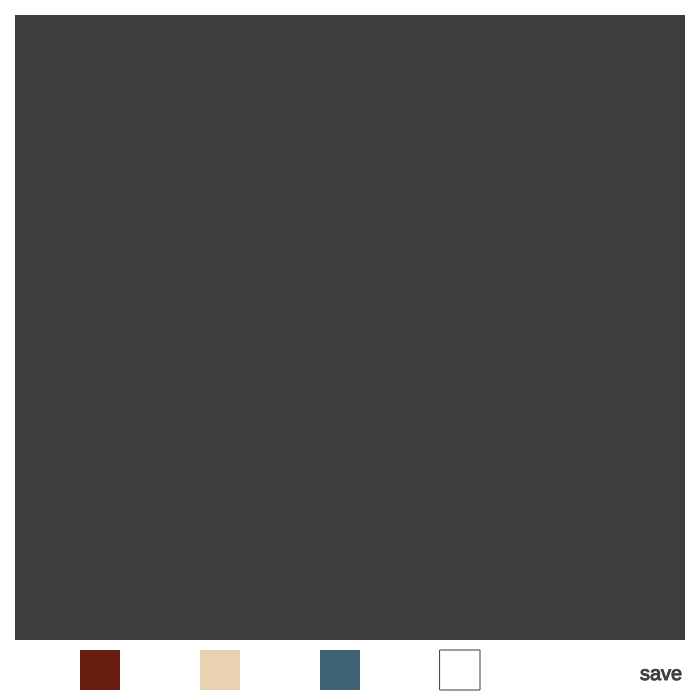
Frame 1 (no input)
Frame 60 (no input): identical to frame 1, image omitted
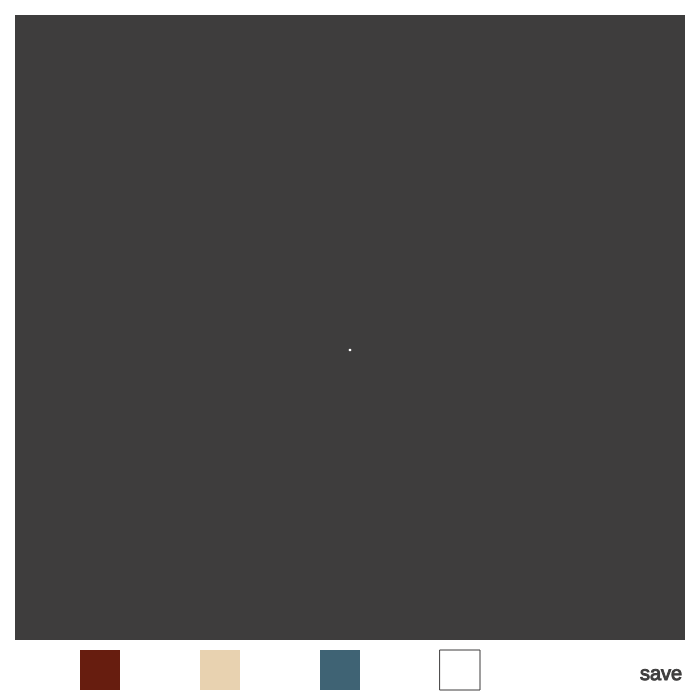
Frame 120 (the mouse pressed at the canvas centre since frame 60)

The p5.js sketch that drew these frames (run headless with seeded random() and noise() and a simulated clock; from frame 60 on, the mouse is pressed at the canvas centre):

// p5.js sketch
// ── sketch.js
var cx;
var cy;
var r = 255;
var g = 255;
var b = 255;
var alphaa = 0;
var addRed = false;
var addOrange = false;
var addBlue = false;
var addWhite = false;
var addLayer = false;
var saveDrawing = false;

function setup() {
    createCanvas(700, 700);
    background(62, 61, 61);
}

function draw() {

    drawButtonsBorder();
}




function mouseClicked() {

    print("clicked");
    if (mouseX > 50 && mouseX < 170 && mouseY > 640) {
        print("HolaRed")
        addRed = true; //set the boolean from false to true
        addOrange = false; //set everything else to false
        addBlue = false;
        addWhite = false;
        addLayer = false;
        saveDrawing = false;

    } else if (mouseX > 170 && mouseX < 290 && mouseY > 640) {
        print("HolaOrange")
        addOrange = true;
        addRed = false;
        addBlue = false;
        addWhite = false;
        addLayer = false;
        saveDrawing = false;

    } else if (mouseX > 290 && mouseX < 410 && mouseY > 640) {
        print("HolaBlue")
        addBlue = true;
        addRed = false;
        addOrange = false;
        addWhite = false;
        addLayer = false;
        saveDrawing = false;

    } else if (mouseX > 410 && mouseX < 530 && mouseY > 640) {
        print("HolaWhite")
        addWhite = true;
        addRed = false;
        addOrange = false;
        addBlue = false;
        addLayer = false;
        saveDrawing = false;

    }
    /*else if (mouseX>550 && mouseX<630 && mouseY>680){
      addLayer=true;
      addRed=false;
      addOrange=false;
      addBlue=false;
      addWhite=false;
      saveDrawing:false;
    } */
    else if (mouseX > 640 && mouseX < 680 && mouseY > 640) {
        saveDrawing = true;
        addLayer = false;
        addRed = false;
        addOrange = false;
        addBlue = false;
        addWhite = false;
    } else {
        saveDrawing = null; //trying to turn off the save button
    }


    if (addRed) { //adds red color to the stroke
        r = 103;
        g = 29;
        b = 15;
    } else {}
    if (addOrange) { //adds orange color to the stroke
        r = 232;
        g = 210;
        b = 176;
    } else {}
    if (addBlue) { // adds blue to the stroke 
        r = 63;
        g = 99;
        b = 116;
    } else {}
    if (addWhite) { //returns the color to white
        r = 255;
        g = 255;
        b = 255;
    } else {}
    if (saveDrawing) { //saves sketch
        saveFrame("Dandelion-###.png");
    } else {}

}


function mousePressed() { //sets the location of the dandelion fluff
    print("pressed");
    stroke(255);
    cx = (mouseX);
    cy = (mouseY);


    stroke(r, g, b);
    strokeWeight(random(2, 3));
    point(cx, cy);




}

function mouseDragged() { //draws the spikes of the dandelion fluffs
    print("dragged");


    stroke(r, g, b, alphaa);
    strokeWeight(random(0, 4));
    line(cx, cy, mouseX, mouseY);

    colorMode(RGB);
    stroke(52, 21, 15);
    strokeWeight(random(2, 3));
    point(mouseX, mouseY);


    alphaa = random(15, 80); //randomly change the opacity between 50 and 100
}

function drawButtonsBorder() { //function to draw the border and buttons
    //border
    noStroke();
    fill(255);
    rect(0, 0, 700, 15); //top
    rect(685, 0, 15, 700); //right
    rect(0, 640, 700, 60); //bottom
    rect(0, 0, 15, 700); //left

    //red
    //noStroke();
    fill(103, 29, 15);
    //stroke(150,30,45);
    rect(80, 650, 40, 40);

    //orange
    fill(232, 210, 176);
    //stroke(232,210,176);
    rect(200, 650, 40, 40);

    //blue
    fill(63, 99, 116);
    //stroke(63,99,116);
    rect(320, 650, 40, 40);

    //white
    stroke(62, 61, 61);
    strokeWeight(1);
    fill(255);
    rect(440, 650, 40, 40);

    //layer
    /*textSize(20);
    fill(62,61,61);
    text("layer",550, 680); */

    //save
    textSize(20);
    fill(62, 61, 61);
    text("save", 640, 680);

}
// ── experiment.html
<!DOCTYPE html>
<html lang="en">

<head>
    <script src="p5.js"></script>
    <link rel="stylesheet" type="text/css" href="style.css">
    <meta charset="UTF-8" />
    <meta name="viewport" content="width=device-width, initial-scale=1.0" />
    <title>Interactive Gallery</title>
    <link href="https://fonts.googleapis.com/css?family=Open+Sans:400" rel="stylesheet" />

</head>

<body>
    <div class="container">
        <!-- Top box -->
        <nav class="col-md-6 col-12 nav">
            <ul class="nav-ul">
                <li class="nav-li"><a href="home.html" class="nav-link">About</a></li>
                <li class="nav-li"><a href="gallery.html" class="nav-link">Gallery</a></li>
                <li class="nav-li"><a href="experiment.html" class="nav-link active">Experiment</a></li>
            </ul>
        </nav>

    </div>


    <div class="placeholder">
        <img src="img/Header.png" alt="Page-Front Image" class="header">

        <div class="paging-links">
            <nav>
                <ul>
                    <li class="paging-item"><a href="home.html" class="paging-link">About Me</a></li>
                    <li class="paging-item"><a href="experiment.html" class="paging-link active">Explore</a></li>
                </ul>
            </nav>
        </div>
    </div>

    <main class="content">
        <script src="sketch.js"></script>

    </main>


</body>

</html>
// ── gallery.html
<!DOCTYPE html>
<html>

<head>
    <meta charset="UTF-8" />
    <meta name="viewport" content="width=device-width, initial-scale=1.0" />
    <title>Interactive Gallery</title>
    <link href="https://fonts.googleapis.com/css?family=Open+Sans:400" rel="stylesheet" />
    <link href="style.css" rel="stylesheet" />
</head>

<body>

    <div class="container">
        <!-- Top box -->
        <nav class="col-md-6 col-12 nav">
            <ul class="nav-ul" id="navbar">
                <li class="nav-li"><a href="home.html" class="nav-link">About</a></li>
                <li class="nav-li"><a href="gallery.html" class="nav-link active">Gallery</a></li>
                <li class="nav-li"><a href="experiment.html" class="nav-link">Experiment</a></li>
            </ul>
        </nav>
    </div>


    <div class="placeholder">
        <img src="img/Header.png" alt="Page-Front Image" class="header">
        <div class="paging-links">
            <nav>
                <ul>
                    <li class="paging-item"><a href="home.html" class="paging-link active">About Me</a></li>
                    <li class="paging-item"><a href="experiment.html" class="paging-link">Explore</a></li>
                </ul>
            </nav>
        </div>
    </div>

    <main class="content">
        <header class="row welcome-section">
            <button class="btn btn1 col-12 text-center section-title">Projects</button>
            <p class="col-12 text-center">A mixure of 2D and web media.</p>
        </header>

        <div class="container-inner works">
            <div class="row">
                <article class="col-lg-6">
                    <figure class="work">
                        <img src="img/about-01.jpg" alt="artwork number 1" class="img-fluid work-img" />
                        <figcaption class="work-description">
                            <h4 class="work-name">Random project 1</h4>
                            <p class="work-title">digital</p>
                            <p class="work-about">This is a cool description
                            </p>
                        </figcaption>
                    </figure>
                </article>
                <article class="col-lg-6">
                    <figure class="work">
                        <img src="img/about-02.jpg" alt="artwork number 2" class="img-fluid work-img" />
                        <figcaption class="work-description">
                            <h4 class="work-name">Random project 2</h4>
                            <p class="work-title">digital</p>
                            <p class="work-about">This is a cool description</p>
                        </figcaption>
                    </figure>
                </article>
                <article class="col-lg-6">
                    <figure class="work">
                        <img src="img/about-03.jpg" alt="artwork number 3" class="img-fluid work-img" />
                        <figcaption class="work-description">
                            <h4 class="work-name">Random project 3</h4>
                            <p class="work-title">digital</p>
                            <p class="work-about">This is a cool description</p>

                        </figcaption>
                    </figure>
                </article>
                <article class="col-lg-6">
                    <figure class="work">
                        <img src="img/about-04.jpg" alt="artwork number 4" class="img-fluid work-img" />
                        <figcaption class="work-description">
                            <h4 class="work-name">Random project 4</h4>
                            <p class="work-title">digital</p>
                            <p class="work-about">This is a cool description</p>

                        </figcaption>
                    </figure>
                </article>
            </div>
        </div>
        <div class="container-inner featured-image">
            <div class="row">
                <div class="col-12">
                    <div class="placeholder-2">
                    </div>
                </div>
            </div>
        </div>

        <div class="container-inner history">
            <div class="row">
                <div class="col-12">
                    <div class="history-inner">
                        <img src="img/about-06.jpg" alt="Page Bottom Image" class="img-fluid history-img" />
                        <div class="history-text">
                            <h4 class="history-title">More projects are coming...</h4>
                            <p class="mb-p">The Next update will come soon!</p>
                        </div>
                    </div>
                </div>
            </div>
        </div>
    </main>


    </div>
</body>

</html>
// ── home.html
<!DOCTYPE html>
<html>

<head>
    <meta charset="UTF-8" />
    <meta name="viewport" content="width=device-width, initial-scale=1.0" />
    <title>Interactive Gallery</title>
    <link href="https://fonts.googleapis.com/css?family=Open+Sans:400" rel="stylesheet" />
    <link href="style.css" rel="stylesheet" />
</head>

<body>

    <div class="container">
        <!-- Top box -->
        <nav class="col-md-6 col-12 nav">
            <ul class="nav-ul">
                <li class="nav-li"><a href="home.html" class="nav-link active">About</a></li>
                <li class="nav-li"><a href="gallery.html" class="nav-link">Gallery</a></li>
                <li class="nav-li"><a href="experiment.html" class="nav-link">Experiment</a></li>
            </ul>
        </nav>
    </div>


    <div class="placeholder">
        <img src="img/Header.png" alt="Page-Front Image" class="header">

        <div class="paging-links">
            <nav>
                <ul>
                    <li class="paging-item"><a href="home.html" class="paging-link active">About Me</a></li>
                    <li class="paging-item"><a href="experiment.html" class="paging-link">Explore</a></li>
                </ul>
            </nav>
        </div>
    </div>
    </div>

    <main>
        <header class="row welcome-section">
            <button class="btn btn1 col-12 text-center section-title">About Me</button>
            <p class="col-12 text-center">Hey there! I'm Jenny, an artist studying Art&HCI at CMU. Nice to meet ya!</p>
            <img src="img/seastar.png" alt="Seastar and a box" class="gallery-item">
        </header>
    </main>


    </footer>
    </div>


</body>

</html>
// ── style.css
ul,
nav,
body,
h1,
h2,
p {
    margin: 0;
    padding: 0;
}

html,
body {
    margin: 0;
    padding: 0;
}

canvas {
    margin: 20vw;
    display: block;
}

body {
    background-color: #FFF;
    margin: 0 auto;
}

a,
button {
    transition: all 0.3s ease;
}

script {
    display: block;
    width: 80vw;
}

.container {
    width: 80vw;
    max-width: 1200px;
    margin-right: auto;
    margin-left: auto;
    background-color: white
}

.container-inner,
.container-inner-2 {
    padding-left: 15px;
    padding-right: 15px;
}

.header {
    width: 100vw;
    height: auto;
    margin: 0;
    padding: 0;
}

.row {
    display: -ms-flexbox;
    display: flex;
    -ms-flex-wrap: wrap;
    flex-wrap: wrap;
    margin-left: -15px;
    margin-right: -15px;
}

.col-lg-3,
.col-lg-4,
.col-lg-6,
.col-md-4,
.col-md-6,
.col-sm-6,
.col-12 {
    position: relative;
    width: 100%;
    padding-right: 15px;
    padding-left: 15px;
}

.col-12 {
    -ms-flex: 0 0 100%;
    flex: 0 0 100%;
    max-width: 100%;
}

.btn {
    display: inline-block;
    font-size: 1rem;
    width: auto;
    padding: 10px 30px;
    text-decoration: none;
    cursor: pointer;
    border: 0;
}

.btn-default {
    border: 1px solid #ccc;
    background-color: transparent;
    color: #626364;
}

.btn-default:hover,
.btn-default:focus {
    color: white;
    background-color: #98999A;
}

.btn-primary {
    background-color: #2D99CC;
    color: white;
}

.btn-primary:hover,
.btn-primary:focus {
    background-color: #1b6f96;
}

.btn-success {
    background-color: #319966;
    color: white;
}

.btn-success:hover,
.btn-success:focus {
    background-color: #1d6e46;
}

.btn-danger {
    background-color: #993332;
    color: white;
}

.btn-danger:hover,
.btn-danger:focus {
    background-color: #752423;
}

.mb-45 {
    margin-bottom: 45px;
}

.mb-p {
    margin-bottom: 20px;
}

.text-success {
    color: #319966;
}

.text-center {
    text-align: center;
}

.hidden {
    display: none !important;
}

.img-fluid {
    max-width: 100%;
    height: auto;
}

body {
    font-family: 'Open Sans', Arial, sans-serif;
    font-size: 17px;
    background-color: white;
    overflow-x: hidden;
}

p,
address {
    color: #626364;
    line-height: 1.8;
}


/* Set width and height in JS */

.placeholder {
    width: 100vw;
    height: auto;
}

.placeholder-2 {
    width: 100%;
    min-height: 220px;
    background-color: white;
    position: relative;
    z-index: 998;
}

.header-inner {
    padding: 40px 50px;
}

@media (max-width: 991px) {
    .header-inner {
        padding: 30px 15px;
    }
}

.site-text-box {
    display: inline-block;
}

.site-title {
    font-size: 2.2rem;
    font-weight: 400;
    margin-bottom: 5px;
}

.site-description {
    font-size: 1.1rem;
    font-weight: 400;
}

.nav {
    text-align: right;
    margin-top: 0%;
}

.nav-ul {
    display: flex;
    left: 25vw;
    position: fixed;
    font-size: max(2vw, 10px);
    font-size-adjust: 2vw;
    justify-content: center;
}

.nav-li {
    list-style: none;
    padding-right: 5vw;
    padding-left: 5vw;
}

.nav-link {
    color: white;
    text-decoration: none;
}

.nav-link.active,
.nav-link:hover {
    border-bottom: 1px solid white;
}

.welcome-section {
    margin: 60px auto;
    max-width: 655px;
}

.section-title {
    font-size: 2rem;
    font-weight: 400;
    margin-bottom: 30px;
}

.gallery {
    margin-bottom: 80px;
}

.gallery-page {
    max-width: 280px;
    margin-left: auto;
    margin-right: auto;
    display: -ms-flexbox;
    display: flex;
    -ms-flex-wrap: wrap;
    flex-wrap: wrap;
}

.gallery-description {
    font-size: 0.95rem;
}

.section,
.container-inner,
.container-inner-2 {
    margin-left: auto;
    margin-right: auto;
}

@media (min-width: 576px) {
    .gallery-page {
        max-width: 560px;
    }
}

@media (min-width: 768px) {
    .gallery-page,
    .section,
    .container-inner,
    .container-inner-2 {
        max-width: 840px;
    }
}

@media (min-width: 992px) {
    .gallery-page,
    .section {
        max-width: 1120px;
    }
    .container-inner {
        max-width: 1120px;
    }
    .container-inner-2 {
        max-width: 900px;
    }
}

.gallery-item {
    max-width: 280px;
}

.gallery-img {
    margin-bottom: 20px;
}

.gallery-title {
    font-size: 1.3rem;
    font-weight: 400;
    color: #1A6692;
    margin-bottom: 15px;
}

.gallery-description {
    margin-bottom: 20px;
}

.gallery-price {
    font-size: 1.25rem;
    color: #E8C300;
    margin-bottom: 60px;
}

.paging-links {
    text-align: center;
    margin-bottom: 40px auto;
    margin-top: -10vh;
    font-size: max(2vw, 10px);
}

.btn {
    display: inline-block;
    margin: 2vw;
    border: 1px solid white;
    background: none;
    padding: 8vw 8vw;
    font-size: 4vw;
    display: flex;
    align-items: center;
    justify-content: center;
    text-decoration: none;
    cursor: pointer;
    background-color: transparent;
    position: relative;
    overflow: hidden;
}

.btn1 {
    color: grey;
    transition: 0.8s;
}

.btn1:hover,
.btn2:hover {
    color: #E8C300;
}

.btn1::before {
    content: "";
    position: absolute;
    left: 0;
    width: 100%;
    height: 0%;
    background: #1D253A;
    z-index: -1;
    transition: 0.8s;
    top: 0;
    border-radius: 0 0 50% 50%;
}

.btn1:hover::before {
    height: 180%;
}

.paging-item {
    list-style: none;
    display: inline-block;
    margin: 7px auto;
    border: 1px solid #E8C300;
}

.paging-link {
    padding: 10px 40px;
    display: flex;
    align-items: center;
    justify-content: center;
    text-decoration: none;
    color: #E8C300;
    background-color: transparent;
}

.paging-link.active,
.paging-link:hover {
    background-color: #E8C300;
    color: white;
}

.description-figure {
    text-align: center;
}

.description-box {
    margin-left: auto;
    margin-right: auto;
}

.description-box {
    padding-left: 0;
    padding-right: 0;
    display: flex;
    flex-direction: column;
    margin-top: 30px;
    max-width: 530px;
}

@media (min-width: 768px) {
    .description-box {
        padding-left: 5px;
        padding-right: 40px;
        margin-top: 0;
    }
}

.right {
    align-self: flex-end;
}

.footer {
    padding: 25px 15px;
    margin-top: 40px;
}

.footer a {
    color: #626364;
    text-decoration: none;
}

.footer a:hover {
    color: #1A6692;
}

.works {
    margin-bottom: 20px;
}

.work {
    display: flex;
    flex-direction: column;
    align-items: center;
    justify-content: center;
    margin-bottom: 60px;
}

@media (min-width: 220px) {
    .work {
        flex-direction: row;
    }
}

.work-description {
    padding-left: 20px;
    padding-right: 20px;
}

.work-name {
    font-size: 1.6rem;
    font-weight: 300;
    color: #09C;
    margin-bottom: 5px;
    margin-top: 15px;
}

@media (min-width: 420px) {
    .work-name {
        margin-top: 0;
    }
}

.work-title {
    color: #C39;
    margin-bottom: 20px;
}

.work-img {
    width: 60vw;
    height: auto;
}

.work-about {
    margin-bottom: 20px;
}
